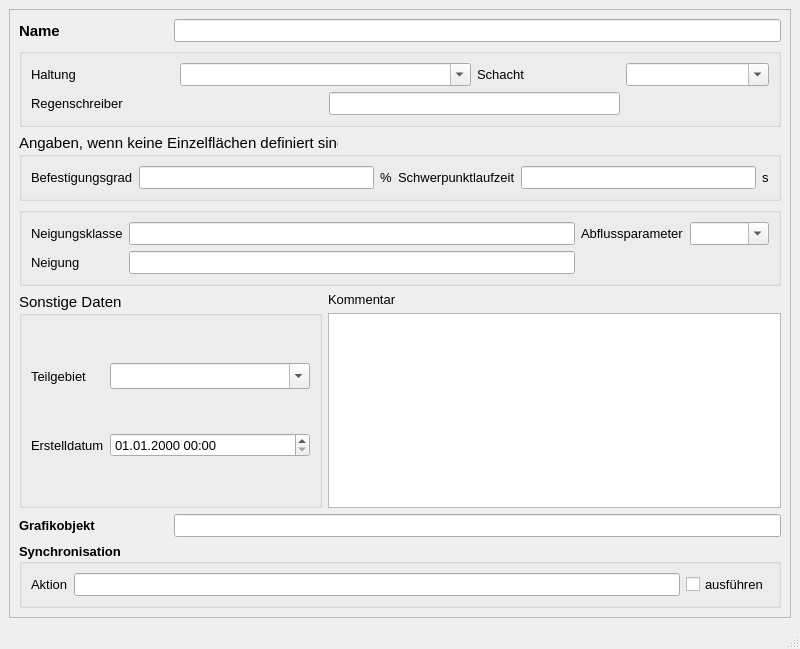
<?xml version="1.0" encoding="UTF-8"?>
<ui version="4.0">
 <class>MainWindow</class>
 <widget class="QMainWindow" name="MainWindow">
  <property name="enabled">
   <bool>true</bool>
  </property>
  <property name="geometry">
   <rect>
    <x>0</x>
    <y>0</y>
    <width>800</width>
    <height>649</height>
   </rect>
  </property>
  <property name="minimumSize">
   <size>
    <width>570</width>
    <height>530</height>
   </size>
  </property>
  <property name="font">
   <font>
    <family>Tahoma</family>
    <pointsize>10</pointsize>
   </font>
  </property>
  <property name="windowTitle">
   <string>MainWindow</string>
  </property>
  <widget class="QWidget" name="centralwidget">
   <layout class="QGridLayout" name="gridLayout">
    <item row="0" column="0">
     <widget class="QScrollArea" name="scrollArea">
      <property name="widgetResizable">
       <bool>true</bool>
      </property>
      <widget class="QWidget" name="scrollAreaWidgetContents">
       <property name="geometry">
        <rect>
         <x>0</x>
         <y>0</y>
         <width>776</width>
         <height>572</height>
        </rect>
       </property>
       <layout class="QGridLayout" name="gridLayout_2">
        <item row="0" column="0">
         <widget class="QLabel" name="label">
          <property name="font">
           <font>
            <family>Tahoma</family>
            <pointsize>11</pointsize>
            <weight>75</weight>
            <bold>true</bold>
           </font>
          </property>
          <property name="text">
           <string>Name</string>
          </property>
         </widget>
        </item>
        <item row="0" column="1" colspan="2">
         <widget class="QLineEdit" name="flnam">
          <property name="toolTip">
           <string>&lt;html&gt;&lt;head/&gt;&lt;body&gt;&lt;p&gt;Eindeutige Bezeichnung&lt;/p&gt;&lt;/body&gt;&lt;/html&gt;</string>
          </property>
          <property name="statusTip">
           <string>Eindeutige Bezeichnung</string>
          </property>
         </widget>
        </item>
        <item row="1" column="0" colspan="3">
         <widget class="QGroupBox" name="groupBox_4">
          <property name="font">
           <font>
            <family>Tahoma</family>
            <pointsize>11</pointsize>
           </font>
          </property>
          <property name="title">
           <string/>
          </property>
          <layout class="QGridLayout" name="gridLayout_3">
           <item row="0" column="0">
            <widget class="QLabel" name="label_20">
             <property name="font">
              <font>
               <family>Tahoma</family>
               <pointsize>10</pointsize>
              </font>
             </property>
             <property name="text">
              <string>Haltung</string>
             </property>
            </widget>
           </item>
           <item row="0" column="1" colspan="2">
            <widget class="QComboBox" name="haltnam">
             <property name="font">
              <font>
               <family>Tahoma</family>
               <pointsize>10</pointsize>
              </font>
             </property>
             <property name="toolTip">
              <string>&lt;html&gt;&lt;head/&gt;&lt;body&gt;&lt;p&gt;Haltung, welche die Fläche anbindet&lt;/p&gt;&lt;/body&gt;&lt;/html&gt;</string>
             </property>
             <property name="statusTip">
              <string>Haltung, welche die Fläche anbindet#</string>
             </property>
             <property name="editable">
              <bool>true</bool>
             </property>
            </widget>
           </item>
           <item row="0" column="3">
            <widget class="QLabel" name="label_23">
             <property name="font">
              <font>
               <family>Tahoma</family>
               <pointsize>10</pointsize>
              </font>
             </property>
             <property name="text">
              <string>Schacht</string>
             </property>
            </widget>
           </item>
           <item row="0" column="4">
            <widget class="QComboBox" name="schnam">
             <property name="font">
              <font>
               <family>Tahoma</family>
               <pointsize>10</pointsize>
              </font>
             </property>
             <property name="toolTip">
              <string>&lt;html&gt;&lt;head/&gt;&lt;body&gt;&lt;p&gt;angeschlossener Schacht&lt;/p&gt;&lt;/body&gt;&lt;/html&gt;</string>
             </property>
             <property name="statusTip">
              <string>angeschlossener Schacht</string>
             </property>
             <property name="editable">
              <bool>true</bool>
             </property>
            </widget>
           </item>
           <item row="1" column="0" colspan="2">
            <widget class="QLabel" name="label_5">
             <property name="font">
              <font>
               <family>Tahoma</family>
               <pointsize>10</pointsize>
              </font>
             </property>
             <property name="text">
              <string>Regenschreiber</string>
             </property>
            </widget>
           </item>
           <item row="1" column="2" colspan="2">
            <widget class="QLineEdit" name="regenschreiber">
             <property name="font">
              <font>
               <family>Tahoma</family>
               <pointsize>10</pointsize>
              </font>
             </property>
             <property name="toolTip">
              <string/>
             </property>
             <property name="statusTip">
              <string/>
             </property>
            </widget>
           </item>
          </layout>
         </widget>
        </item>
        <item row="2" column="0" colspan="3">
         <widget class="QGroupBox" name="groupBox_2">
          <property name="font">
           <font>
            <family>Tahoma</family>
            <pointsize>11</pointsize>
            <weight>50</weight>
            <bold>false</bold>
           </font>
          </property>
          <property name="title">
           <string>Angaben, wenn keine Einzelflächen definiert sind</string>
          </property>
          <layout class="QGridLayout" name="gridLayout_4">
           <item row="0" column="0">
            <widget class="QLabel" name="label_6">
             <property name="font">
              <font>
               <family>Tahoma</family>
               <pointsize>10</pointsize>
               <weight>50</weight>
               <bold>false</bold>
              </font>
             </property>
             <property name="text">
              <string>Befestigungsgrad</string>
             </property>
             <property name="alignment">
              <set>Qt::AlignLeading|Qt::AlignLeft|Qt::AlignVCenter</set>
             </property>
            </widget>
           </item>
           <item row="0" column="1">
            <widget class="QLineEdit" name="befgrad">
             <property name="font">
              <font>
               <family>Tahoma</family>
               <pointsize>10</pointsize>
               <weight>50</weight>
               <bold>false</bold>
              </font>
             </property>
             <property name="toolTip">
              <string/>
             </property>
             <property name="statusTip">
              <string/>
             </property>
            </widget>
           </item>
           <item row="0" column="2">
            <widget class="QLabel" name="label_7">
             <property name="font">
              <font>
               <family>Tahoma</family>
               <pointsize>10</pointsize>
               <weight>50</weight>
               <bold>false</bold>
              </font>
             </property>
             <property name="text">
              <string>%</string>
             </property>
            </widget>
           </item>
           <item row="0" column="3">
            <widget class="QLabel" name="label_8">
             <property name="font">
              <font>
               <family>Tahoma</family>
               <pointsize>10</pointsize>
               <weight>50</weight>
               <bold>false</bold>
              </font>
             </property>
             <property name="text">
              <string>Schwerpunktlaufzeit</string>
             </property>
             <property name="alignment">
              <set>Qt::AlignLeading|Qt::AlignLeft|Qt::AlignVCenter</set>
             </property>
            </widget>
           </item>
           <item row="0" column="4">
            <widget class="QLineEdit" name="schwerpunktlaufzeit">
             <property name="font">
              <font>
               <family>Tahoma</family>
               <pointsize>10</pointsize>
               <weight>50</weight>
               <bold>false</bold>
              </font>
             </property>
             <property name="toolTip">
              <string/>
             </property>
             <property name="statusTip">
              <string/>
             </property>
            </widget>
           </item>
           <item row="0" column="5">
            <widget class="QLabel" name="label_9">
             <property name="font">
              <font>
               <family>Tahoma</family>
               <pointsize>10</pointsize>
               <weight>50</weight>
               <bold>false</bold>
              </font>
             </property>
             <property name="text">
              <string>s</string>
             </property>
             <property name="alignment">
              <set>Qt::AlignLeading|Qt::AlignLeft|Qt::AlignVCenter</set>
             </property>
            </widget>
           </item>
          </layout>
         </widget>
        </item>
        <item row="3" column="0" colspan="3">
         <widget class="QGroupBox" name="groupBox">
          <property name="font">
           <font>
            <family>Tahoma</family>
            <pointsize>11</pointsize>
            <weight>50</weight>
            <bold>false</bold>
           </font>
          </property>
          <property name="title">
           <string/>
          </property>
          <layout class="QGridLayout" name="gridLayout_5">
           <item row="0" column="0">
            <widget class="QLabel" name="label_3">
             <property name="font">
              <font>
               <family>Tahoma</family>
               <pointsize>10</pointsize>
               <weight>50</weight>
               <bold>false</bold>
              </font>
             </property>
             <property name="toolTip">
              <string>&lt;html&gt;&lt;head/&gt;&lt;body&gt;&lt;p&gt;&lt;br/&gt;&lt;/p&gt;&lt;/body&gt;&lt;/html&gt;</string>
             </property>
             <property name="statusTip">
              <string/>
             </property>
             <property name="text">
              <string>Neigungsklasse</string>
             </property>
            </widget>
           </item>
           <item row="0" column="1">
            <widget class="QLineEdit" name="neigkl">
             <property name="font">
              <font>
               <family>Tahoma</family>
               <pointsize>10</pointsize>
               <weight>50</weight>
               <bold>false</bold>
              </font>
             </property>
             <property name="toolTip">
              <string>&lt;html&gt;&lt;head/&gt;&lt;body&gt;&lt;p&gt;Neigungsklasse 1 - 5 gem. HYSTEM-EXTRAN&lt;/p&gt;&lt;/body&gt;&lt;/html&gt;</string>
             </property>
             <property name="statusTip">
              <string>Neigungsklasse 1 - 5 gem. HYSTEM-EXTRAN</string>
             </property>
            </widget>
           </item>
           <item row="0" column="2">
            <widget class="QLabel" name="label_21">
             <property name="font">
              <font>
               <family>Tahoma</family>
               <pointsize>10</pointsize>
               <weight>50</weight>
               <bold>false</bold>
              </font>
             </property>
             <property name="text">
              <string>Abflussparameter</string>
             </property>
            </widget>
           </item>
           <item row="0" column="3">
            <widget class="QComboBox" name="abflussparameter">
             <property name="font">
              <font>
               <family>Tahoma</family>
               <pointsize>10</pointsize>
               <weight>50</weight>
               <bold>false</bold>
              </font>
             </property>
             <property name="toolTip">
              <string>&lt;html&gt;&lt;head/&gt;&lt;body&gt;&lt;p&gt;Abflussparameter gem. HYSTEM-EXTRAN&lt;/p&gt;&lt;/body&gt;&lt;/html&gt;</string>
             </property>
             <property name="statusTip">
              <string>Abflussparameter gem. HYSTEM-EXTRAN</string>
             </property>
             <property name="editable">
              <bool>true</bool>
             </property>
            </widget>
           </item>
           <item row="1" column="0">
            <widget class="QLabel" name="label_4">
             <property name="font">
              <font>
               <family>Tahoma</family>
               <pointsize>10</pointsize>
               <weight>50</weight>
               <bold>false</bold>
              </font>
             </property>
             <property name="text">
              <string>Neigung</string>
             </property>
            </widget>
           </item>
           <item row="1" column="1">
            <widget class="QLineEdit" name="neigung">
             <property name="font">
              <font>
               <family>Tahoma</family>
               <pointsize>10</pointsize>
               <weight>50</weight>
               <bold>false</bold>
              </font>
             </property>
             <property name="toolTip">
              <string>&lt;html&gt;&lt;head/&gt;&lt;body&gt;&lt;p&gt;Gefälle in Prozent&lt;/p&gt;&lt;/body&gt;&lt;/html&gt;</string>
             </property>
             <property name="statusTip">
              <string>Gefälle in Prozent</string>
             </property>
             <property name="text">
              <string/>
             </property>
            </widget>
           </item>
          </layout>
         </widget>
        </item>
        <item row="4" column="0" rowspan="2" colspan="2">
         <widget class="QGroupBox" name="groupBox_3">
          <property name="font">
           <font>
            <family>Tahoma</family>
            <pointsize>11</pointsize>
           </font>
          </property>
          <property name="title">
           <string>Sonstige Daten</string>
          </property>
          <layout class="QGridLayout" name="gridLayout_6">
           <item row="0" column="0">
            <widget class="QLabel" name="label_13">
             <property name="font">
              <font>
               <family>Tahoma</family>
               <pointsize>10</pointsize>
              </font>
             </property>
             <property name="text">
              <string>Teilgebiet</string>
             </property>
            </widget>
           </item>
           <item row="0" column="1">
            <widget class="QComboBox" name="teilgebiet">
             <property name="toolTip">
              <string>&lt;html&gt;&lt;head/&gt;&lt;body&gt;&lt;p&gt;Zuordnung zu einem benutzerdefinierten Teilgebiet&lt;/p&gt;&lt;/body&gt;&lt;/html&gt;</string>
             </property>
             <property name="statusTip">
              <string>Zuordnung zu definiertem Teilgebiet</string>
             </property>
             <property name="editable">
              <bool>true</bool>
             </property>
            </widget>
           </item>
           <item row="1" column="0">
            <widget class="QLabel" name="label_71">
             <property name="font">
              <font>
               <family>Tahoma</family>
               <pointsize>10</pointsize>
              </font>
             </property>
             <property name="text">
              <string>Erstelldatum</string>
             </property>
            </widget>
           </item>
           <item row="1" column="1">
            <widget class="QgsDateTimeEdit" name="createdat">
             <property name="minimumSize">
              <size>
               <width>200</width>
               <height>0</height>
              </size>
             </property>
             <property name="font">
              <font>
               <family>Tahoma</family>
               <pointsize>10</pointsize>
              </font>
             </property>
             <property name="currentSection">
              <enum>QDateTimeEdit::DaySection</enum>
             </property>
             <property name="displayFormat">
              <string>dd.MM.yyyy HH:mm</string>
             </property>
            </widget>
           </item>
          </layout>
         </widget>
        </item>
        <item row="4" column="2">
         <widget class="QLabel" name="label_14">
          <property name="text">
           <string>Kommentar</string>
          </property>
         </widget>
        </item>
        <item row="5" column="2">
         <widget class="QTextEdit" name="kommentar">
          <property name="toolTip">
           <string>&lt;html&gt;&lt;head/&gt;&lt;body&gt;&lt;p&gt;Platz für zusätzliche Kommentare.&lt;/p&gt;&lt;/body&gt;&lt;/html&gt;</string>
          </property>
          <property name="statusTip">
           <string>Platz für zusätzliche Kommentare</string>
          </property>
         </widget>
        </item>
        <item row="6" column="0">
         <widget class="QLabel" name="label_22">
          <property name="font">
           <font>
            <family>Tahoma</family>
            <pointsize>10</pointsize>
            <weight>75</weight>
            <bold>true</bold>
           </font>
          </property>
          <property name="text">
           <string>Grafikobjekt</string>
          </property>
         </widget>
        </item>
        <item row="6" column="1" colspan="2">
         <widget class="QLineEdit" name="objekt">
          <property name="toolTip">
           <string>&lt;html&gt;&lt;head/&gt;&lt;body&gt;&lt;p&gt;Textbeschreibung (WKT) des Grafikobjekts&lt;/p&gt;&lt;/body&gt;&lt;/html&gt;</string>
          </property>
          <property name="statusTip">
           <string>Textbeschreibung des Grafikobjekts</string>
          </property>
         </widget>
        </item>
        <item row="7" column="0" colspan="3">
         <widget class="QGroupBox" name="groupBox_sync">
          <property name="font">
           <font>
            <family>Tahoma</family>
            <pointsize>10</pointsize>
            <weight>75</weight>
            <bold>true</bold>
           </font>
          </property>
          <property name="title">
           <string>Synchronisation</string>
          </property>
          <layout class="QGridLayout" name="gridLayout_7">
           <item row="0" column="0">
            <widget class="QLabel" name="label_19">
             <property name="font">
              <font>
               <family>Tahoma</family>
               <pointsize>10</pointsize>
               <weight>50</weight>
               <bold>false</bold>
              </font>
             </property>
             <property name="text">
              <string>Aktion</string>
             </property>
            </widget>
           </item>
           <item row="0" column="1">
            <widget class="QLineEdit" name="aktion">
             <property name="toolTip">
              <string>&lt;html&gt;&lt;head/&gt;&lt;body&gt;&lt;p&gt;Maßnahme zur Synchronisation&lt;/p&gt;&lt;/body&gt;&lt;/html&gt;</string>
             </property>
             <property name="statusTip">
              <string>Maßnahme zur Synchronisation</string>
             </property>
            </widget>
           </item>
           <item row="0" column="2">
            <widget class="QCheckBox" name="status">
             <property name="font">
              <font>
               <family>Tahoma</family>
               <pointsize>10</pointsize>
               <weight>50</weight>
               <bold>false</bold>
              </font>
             </property>
             <property name="toolTip">
              <string>Synchronisation aktivieren</string>
             </property>
             <property name="statusTip">
              <string>Synchronisation aktivieren</string>
             </property>
             <property name="text">
              <string>ausführen</string>
             </property>
            </widget>
           </item>
          </layout>
         </widget>
        </item>
       </layout>
      </widget>
     </widget>
    </item>
   </layout>
  </widget>
  <widget class="QMenuBar" name="menubar">
   <property name="geometry">
    <rect>
     <x>0</x>
     <y>0</y>
     <width>800</width>
     <height>27</height>
    </rect>
   </property>
  </widget>
  <widget class="QStatusBar" name="statusbar"/>
 </widget>
 <customwidgets>
  <customwidget>
   <class>QgsDateTimeEdit</class>
   <extends>QDateTimeEdit</extends>
   <header>qgsdatetimeedit.h</header>
  </customwidget>
 </customwidgets>
 <tabstops>
  <tabstop>flnam</tabstop>
  <tabstop>regenschreiber</tabstop>
  <tabstop>teilgebiet</tabstop>
  <tabstop>haltnam</tabstop>
  <tabstop>createdat</tabstop>
  <tabstop>neigkl</tabstop>
  <tabstop>abflussparameter</tabstop>
  <tabstop>kommentar</tabstop>
 </tabstops>
 <resources/>
 <connections/>
</ui>
